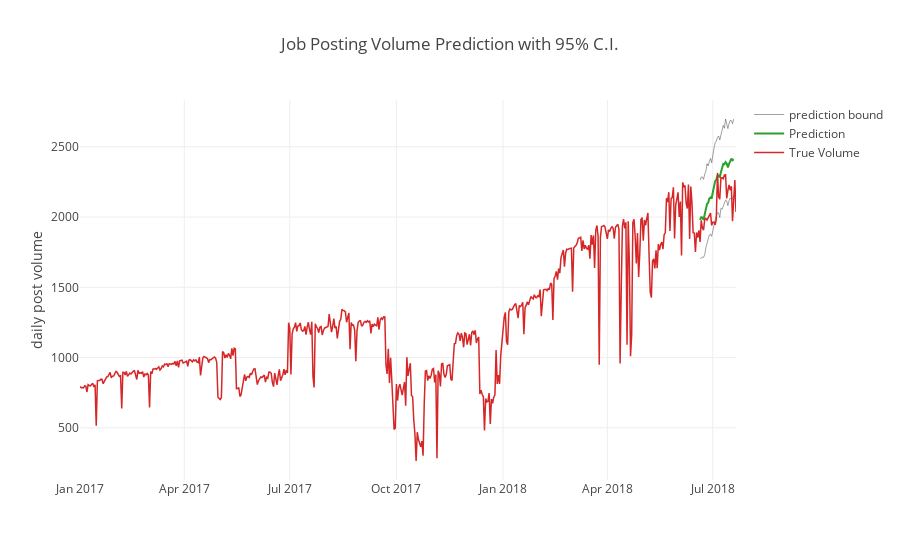

The cell this chart's notebook holds for it:
### Code cell
upper_bound = go.Scatter(
    x=ffcast['date'],
    y=ffcast['yhat_upper'],
    line = dict(
        color = "#444",
        width = 1),
    opacity=.5,
    showlegend=False)

trace = go.Scatter(
    name='Prediction',
    x=ffcast['date'],
    y=ffcast['yhat'],
    mode='lines',
    line = dict(
        width = 2))

trace1 = go.Scatter(
    name='True Volume',
    x=job_daily['ds'],
    y=job_daily['y'],
    mode='lines',
    line = dict(
        width = 1.5))

lower_bound = go.Scatter(
    x=ffcast['date'],
    y=ffcast['yhat_lower'],
    line = dict(
        color = "#444",
        width = 1),
    opacity=.5,
    name='prediction bound')


data = [upper_bound, lower_bound, trace, trace1]

layout = go.Layout(
    yaxis=dict(title='daily post volume'),
    title='Job Posting Volume Prediction with 95% C.I.',
    showlegend = True)

fig = go.Figure(data=data, layout=layout)
offline.iplot(fig, show_link=False, image='png')

### Figure 1 — Plotly figure (JSON) as saved in the notebook; plotly's stock layout.template omitted (floating-point values rounded to 4 significant figures; data arrays with more than 128 entries replaced by an {"elided": "..."} marker saying what was removed)
{"data": [{"line": {"color": "#444", "width": 1}, "opacity": 0.5, "showlegend": false, "type": "scatter", "uid": "1a8c4236-33f9-11e9-9665-5b4cd908cbd7", "x": ["2018-06-20", "2018-06-21", "2018-06-22", "2018-06-23", "2018-06-24", "2018-06-25", "2018-06-26", "2018-06-27", "2018-06-28", "2018-06-29", "2018-06-30", "2018-07-01", "2018-07-02", "2018-07-03", "2018-07-04", "2018-07-05", "2018-07-06", "2018-07-07", "2018-07-08", "2018-07-09", "2018-07-10", "2018-07-11", "2018-07-12", "2018-07-13", "2018-07-14", "2018-07-15", "2018-07-16", "2018-07-17", "2018-07-18", "2018-07-19"], "y": [2262.0, 2285.0, 2284.0, 2268.0, 2306.0, 2325.0, 2379.0, 2364.0, 2394.0, 2418.0, 2386.0, 2456.0, 2490.0, 2527.0, 2540.0, 2566.0, 2577.0, 2548.0, 2590.0, 2632.0, 2653.0, 2631.0, 2698.0, 2662.0, 2629.0, 2664.0, 2688.0, 2686.0, 2665.0, 2697.0]}, {"line": {"color": "#444", "width": 1}, "name": "prediction bound", "opacity": 0.5, "type": "scatter", "uid": "1a8c44e8-33f9-11e9-9665-5b4cd908cbd7", "x": ["2018-06-20", "2018-06-21", "2018-06-22", "2018-06-23", "2018-06-24", "2018-06-25", "2018-06-26", "2018-06-27", "2018-06-28", "2018-06-29", "2018-06-30", "2018-07-01", "2018-07-02", "2018-07-03", "2018-07-04", "2018-07-05", "2018-07-06", "2018-07-07", "2018-07-08", "2018-07-09", "2018-07-10", "2018-07-11", "2018-07-12", "2018-07-13", "2018-07-14", "2018-07-15", "2018-07-16", "2018-07-17", "2018-07-18", "2018-07-19"], "y": [1703.0, 1708.0, 1715.0, 1713.0, 1732.0, 1783.0, 1813.0, 1838.0, 1873.0, 1878.0, 1862.0, 1902.0, 1956.0, 1980.0, 2005.0, 2031.0, 2030.0, 1996.0, 2062.0, 2056.0, 2076.0, 2098.0, 2122.0, 2114.0, 2081.0, 2117.0, 2134.0, 2125.0, 2126.0, 2154.0]}, {"line": {"width": 2}, "mode": "lines", "name": "Prediction", "type": "scatter", "uid": "1a8c4628-33f9-11e9-9665-5b4cd908cbd7", "x": ["2018-06-20", "2018-06-21", "2018-06-22", "2018-06-23", "2018-06-24", "2018-06-25", "2018-06-26", "2018-06-27", "2018-06-28", "2018-06-29", "2018-06-30", "2018-07-01", "2018-07-02", "2018-07-03", "2018-07-04", "2018-07-05", "2018-07-06", "2018-07-07", "2018-07-08", "2018-07-09", "2018-07-10", "2018-07-11", "2018-07-12", "2018-07-13", "2018-07-14", "2018-07-15", "2018-07-16", "2018-07-17", "2018-07-18", "2018-07-19"], "y": [1980.0, 1999.0, 1997.0, 1980.0, 2019.0, 2058.0, 2092.0, 2102.0, 2132.0, 2140.0, 2131.0, 2176.0, 2219.0, 2256.0, 2265.0, 2293.0, 2296.0, 2281.0, 2318.0, 2352.0, 2378.0, 2375.0, 2391.0, 2381.0, 2353.0, 2379.0, 2401.0, 2415.0, 2403.0, 2410.0]}, {"line": {"width": 1.5}, "mode": "lines", "name": "True Volume", "type": "scatter", "uid": "1a8c474a-33f9-11e9-9665-5b4cd908cbd7", "x": {"elided": "567 str values"}, "y": {"elided": "567 int values"}}], "layout": {"showlegend": true, "title": "Job Posting Volume Prediction with 95% C.I.", "yaxis": {"title": "daily post volume"}}}
